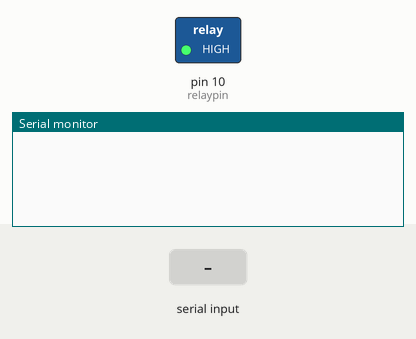
Bench run of a sketch on a simulated Arduino Uno, built with avr-gcc and run on an emulated ATmega328P. Shown: switched loads named in the sketch (green lamp = pin HIGH), the last lines printed to the serial monitor. Inputs (shaded band) come from the test bench.

Above: at 1.2 s.
1.3 s: "ON\n" received over the second serial link
At 3.0 s:
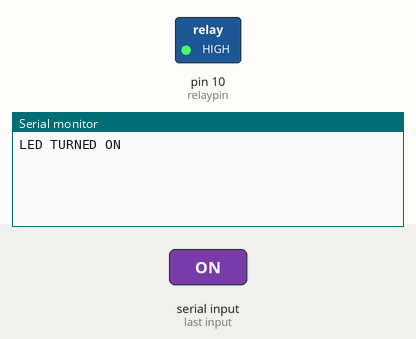
3.5 s: "OFF\n" received over the second serial link
At 4.6 s:
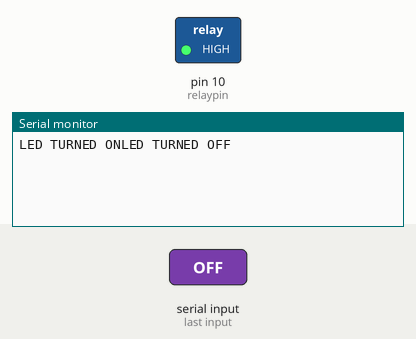

Measured:
- after the input at 1.3 s, the serial monitor: prints a new line after 0.70 s (image 1)
- after the input at 3.5 s, the serial monitor: prints a new line after 0.50 s (image 2)

The sketch:

relay_master.ino.ino
```cpp
#include <SoftwareSerial.h>

const int relaypin = 10;

String rec_msg;
SoftwareSerial mySerial(2,3); //rx,tx

void setup() {
// put your setup code here, to run once:
pinMode(relaypin,OUTPUT);
digitalWrite(relaypin,HIGH);
Serial.begin(115200);
mySerial.begin(115200);
}

void loop() {
  //console where to write something
  if (Serial.available()>0){
     mySerial.println(Serial.readStringUntil('\n'));}

  //receiver part controlling the led
  if (mySerial.available()>0){
     rec_msg = mySerial.readStringUntil('\n');

     if (rec_msg == "ON"){
       Serial.print("LED TURNED ON");
       mySerial.println("LED TURNED ON");}

     if (rec_msg == "OFF"){
       Serial.print("LED TURNED OFF");
       mySerial.println("LED TURNED OFF");}
  }


delay(1000);
}
```
